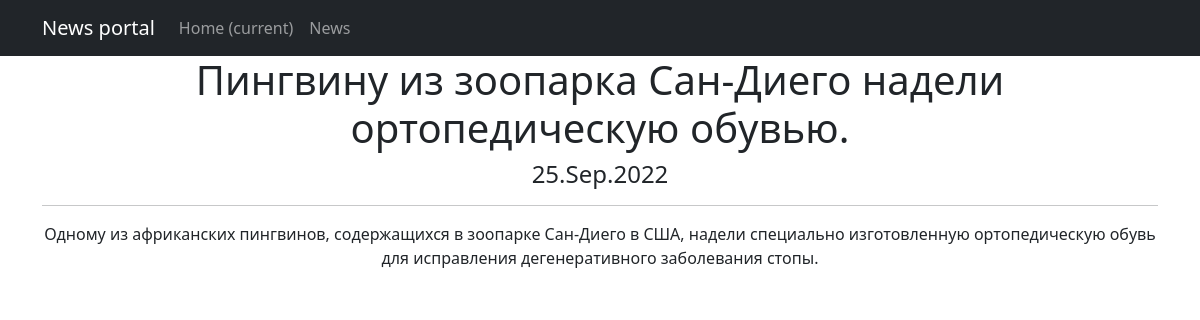
The page /news/2 on the database its author committed.
### new_s/models.py (models this page shows, shortened)
class Post(models.Model):
    news = 'NW'
    article = 'AR'
    author = models.ForeignKey(Author, on_delete=models.CASCADE)
    category = models.ManyToManyField(Category, through='PostCategory')
    post_type = models.CharField(max_length=20, choices=CHOICES,  default='news')
    post_date = models.DateTimeField(auto_now_add=True)
    post_title = models.CharField(max_length=255)
    post_text = models.TextField()
    post_rating = models.IntegerField(default=0)

### new_s/views.py (the view)
# urls.py: path('<int:pk>', PostDetail.as_view()),
class PostDetail(DetailView):
    model = Post
    template_name = 'post.html'
    context_object_name = 'post'

### new_s/templatetags/custom_filters.py (called while the page is built)
@register.filter(name='censor')
def censor(value: str):
    if not isinstance(value, str):
        value = str(value)
    for word in re_findall(r'\b\S+\b', value):
        if word.lower() not in filth_list:
            continue
        regex = rf'(?=^|\S+){re_escape(word)}(?=\S+|$)'
        value = re_sub(regex, '*' * len(word), value)
    return value

### templates/post.html (shortened to what this page needs)
{% extends 'flatpages/default.html' %}
{% load custom_filters %}
{% block content %}
<h1> {{ post.post_title|censor }} </h1>
<h4> {{ post.post_date|date:'d.M.Y' }}</h4>
<hr>
{{ post.post_text|censor }}
{% endblock content %}

### rows shown on the page
Post: post_title|censor "Пингвину из зоопарка Сан-Диего надели ортопедическую обувью.", post_date "25.Sep.2022", post_text|censor "Одному из африканских пингвинов, содержащихся в зоопарке Сан-Диего в США, надели специально изготовленную ортопедическую обувь для исправления дегенеративного заболевания стопы."
